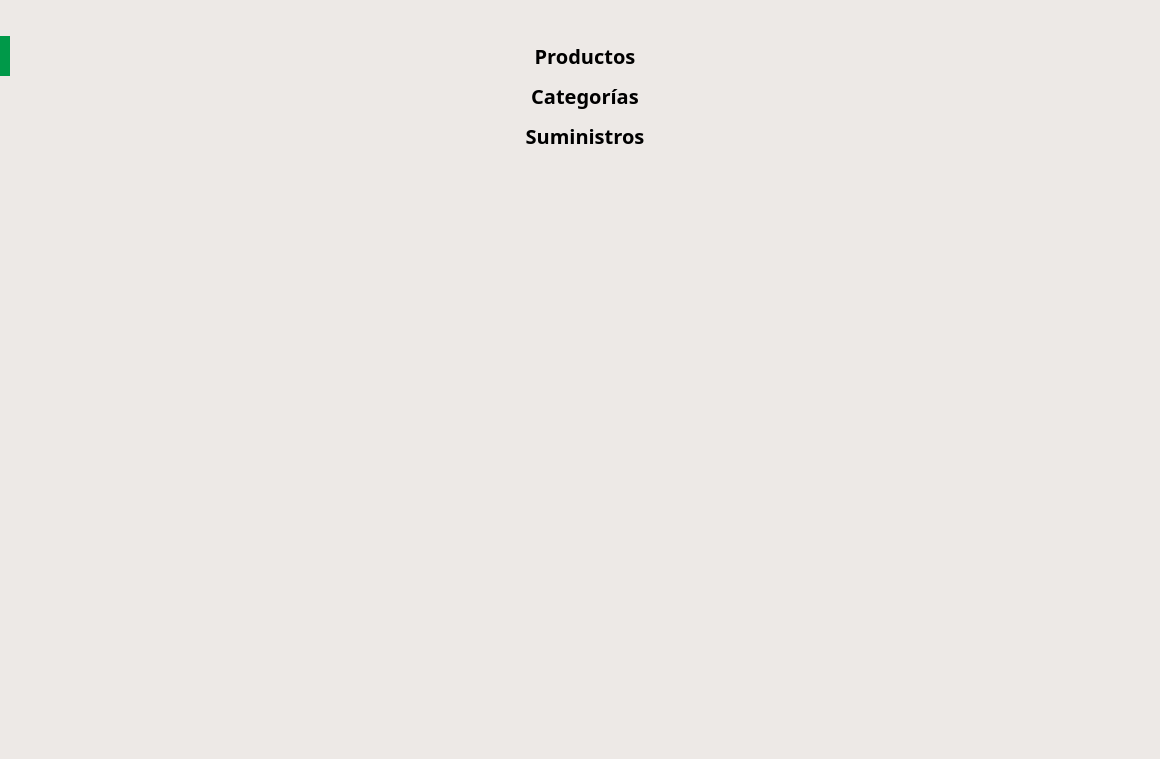
<?xml version="1.0" encoding="UTF-8"?>
<ui version="4.0">
 <class>Inventory</class>
 <widget class="QWidget" name="Inventory">
  <property name="windowModality">
   <enum>Qt::WindowModality::ApplicationModal</enum>
  </property>
  <property name="geometry">
   <rect>
    <x>0</x>
    <y>0</y>
    <width>1160</width>
    <height>759</height>
   </rect>
  </property>
  <property name="minimumSize">
   <size>
    <width>0</width>
    <height>0</height>
   </size>
  </property>
  <property name="baseSize">
   <size>
    <width>0</width>
    <height>0</height>
   </size>
  </property>
  <property name="windowTitle">
   <string>Food Items</string>
  </property>
  <property name="autoFillBackground">
   <bool>false</bool>
  </property>
  <property name="styleSheet">
   <string notr="true">QWidget {
	color: black;
	background-color: rgb(237, 233, 230);
}</string>
  </property>
  <layout class="QGridLayout" name="mainLayout">
   <property name="leftMargin">
    <number>0</number>
   </property>
   <property name="topMargin">
    <number>0</number>
   </property>
   <property name="rightMargin">
    <number>0</number>
   </property>
   <property name="bottomMargin">
    <number>0</number>
   </property>
   <property name="spacing">
    <number>0</number>
   </property>
   <item row="0" column="0">
    <layout class="QVBoxLayout" name="verticalLayout">
     <property name="spacing">
      <number>0</number>
     </property>
     <property name="sizeConstraint">
      <enum>QLayout::SizeConstraint::SetDefaultConstraint</enum>
     </property>
     <property name="topMargin">
      <number>36</number>
     </property>
     <item>
      <widget class="QWidget" name="widget_2" native="true">
       <layout class="QHBoxLayout" name="horizontalLayout_13">
        <property name="spacing">
         <number>0</number>
        </property>
        <property name="leftMargin">
         <number>0</number>
        </property>
        <property name="topMargin">
         <number>0</number>
        </property>
        <property name="rightMargin">
         <number>0</number>
        </property>
        <property name="bottomMargin">
         <number>0</number>
        </property>
        <item>
         <widget class="QWidget" name="productsCatalog_widget" native="true">
          <property name="sizePolicy">
           <sizepolicy hsizetype="Minimum" vsizetype="Minimum">
            <horstretch>0</horstretch>
            <verstretch>0</verstretch>
           </sizepolicy>
          </property>
          <property name="minimumSize">
           <size>
            <width>10</width>
            <height>40</height>
           </size>
          </property>
          <property name="maximumSize">
           <size>
            <width>10</width>
            <height>80</height>
           </size>
          </property>
          <property name="sizeIncrement">
           <size>
            <width>0</width>
            <height>0</height>
           </size>
          </property>
          <property name="styleSheet">
           <string notr="true">background-color: rgb(0, 153, 73);</string>
          </property>
         </widget>
        </item>
        <item>
         <widget class="QPushButton" name="productsCatalog_button">
          <property name="sizePolicy">
           <sizepolicy hsizetype="Preferred" vsizetype="Preferred">
            <horstretch>0</horstretch>
            <verstretch>0</verstretch>
           </sizepolicy>
          </property>
          <property name="font">
           <font>
            <family>Segoe UI Variable</family>
            <pointsize>15</pointsize>
            <bold>true</bold>
           </font>
          </property>
          <property name="styleSheet">
           <string notr="true">QPushButton {
  background-color: transparent;
  border: none;
 color: rgb(0, 0, 0);
  text-align: center;
  padding-left: 20px;
  padding-right: 20px;
}

QPushButton:hover {
  background-color: transparent;     /* Fondo al pasar el mouse */
  color: rgb(255, 255, 255);             /* Color del texto al pasar el mouse */
}

QPushButton:pressed {
  background-color: transparent;     /* Fondo al presionar */
  color: rgb(0, 153, 73);
          /* Color del texto al presionar */
}

QPushButton:disabled {
  background-color: transparent;     /* Fondo deshabilitado */
  color: #7f8c8d;                /* Color del texto deshabilitado */
}

QPushButton:checked {
  background-color: transparent;     /* Fondo cuando está checkable y activado */
  color: rgb(0, 153, 73);
}
</string>
          </property>
          <property name="text">
           <string>Productos</string>
          </property>
          <property name="checkable">
           <bool>true</bool>
          </property>
         </widget>
        </item>
       </layout>
      </widget>
     </item>
     <item>
      <layout class="QHBoxLayout" name="horizontalLayout_14">
       <property name="spacing">
        <number>0</number>
       </property>
       <item>
        <widget class="QWidget" name="categoriesCatalog_widget" native="true">
         <property name="sizePolicy">
          <sizepolicy hsizetype="Minimum" vsizetype="Minimum">
           <horstretch>0</horstretch>
           <verstretch>0</verstretch>
          </sizepolicy>
         </property>
         <property name="minimumSize">
          <size>
           <width>10</width>
           <height>40</height>
          </size>
         </property>
         <property name="maximumSize">
          <size>
           <width>10</width>
           <height>80</height>
          </size>
         </property>
        </widget>
       </item>
       <item>
        <widget class="QPushButton" name="categoriesCatalog_button">
         <property name="font">
          <font>
           <family>Segoe UI Variable</family>
           <pointsize>15</pointsize>
           <bold>true</bold>
          </font>
         </property>
         <property name="layoutDirection">
          <enum>Qt::LayoutDirection::LeftToRight</enum>
         </property>
         <property name="styleSheet">
          <string notr="true">QPushButton {
  background-color: transparent;
  border: none;
 color: rgb(0, 0, 0);
  text-align: center;
  padding-left: 20px;
  padding-right: 20px;
}

QPushButton:hover {
  background-color: transparent;     /* Fondo al pasar el mouse */
  color: rgb(255, 255, 255);             /* Color del texto al pasar el mouse */
}

QPushButton:pressed {
  background-color: transparent;     /* Fondo al presionar */
  color: rgb(0, 153, 73);
          /* Color del texto al presionar */
}

QPushButton:disabled {
  background-color: transparent;     /* Fondo deshabilitado */
  color: #7f8c8d;                /* Color del texto deshabilitado */
}

QPushButton:checked {
  background-color: transparent;     /* Fondo cuando está checkable y activado */
  color: rgb(0, 153, 73);
}
</string>
         </property>
         <property name="text">
          <string>Categorías</string>
         </property>
         <property name="checkable">
          <bool>true</bool>
         </property>
        </widget>
       </item>
      </layout>
     </item>
     <item>
      <layout class="QHBoxLayout" name="horizontalLayout_15">
       <property name="spacing">
        <number>0</number>
       </property>
       <item>
        <widget class="QWidget" name="suppliesCatalog_widget" native="true">
         <property name="sizePolicy">
          <sizepolicy hsizetype="Minimum" vsizetype="Minimum">
           <horstretch>0</horstretch>
           <verstretch>0</verstretch>
          </sizepolicy>
         </property>
         <property name="minimumSize">
          <size>
           <width>10</width>
           <height>40</height>
          </size>
         </property>
         <property name="maximumSize">
          <size>
           <width>10</width>
           <height>40</height>
          </size>
         </property>
        </widget>
       </item>
       <item>
        <widget class="QPushButton" name="suppliesCatalog_button">
         <property name="font">
          <font>
           <family>Segoe UI Variable</family>
           <pointsize>15</pointsize>
           <bold>true</bold>
          </font>
         </property>
         <property name="styleSheet">
          <string notr="true">QPushButton {
  background-color: transparent;
  border: none;
 color: rgb(0, 0, 0);
  text-align: center;
  padding-left: 20px;
  padding-right: 20px;
}

QPushButton:hover {
  background-color: transparent;     /* Fondo al pasar el mouse */
  color: rgb(255, 255, 255);             /* Color del texto al pasar el mouse */
}

QPushButton:pressed {
  background-color: transparent;     /* Fondo al presionar */
  color: rgb(0, 153, 73);
          /* Color del texto al presionar */
}

QPushButton:disabled {
  background-color: transparent;     /* Fondo deshabilitado */
  color: #7f8c8d;                /* Color del texto deshabilitado */
}

QPushButton:checked {
  background-color: transparent;     /* Fondo cuando está checkable y activado */
  color: rgb(0, 153, 73);
}
</string>
         </property>
         <property name="text">
          <string>Suministros</string>
         </property>
         <property name="checkable">
          <bool>true</bool>
         </property>
        </widget>
       </item>
      </layout>
     </item>
     <item>
      <spacer name="verticalSpacer">
       <property name="orientation">
        <enum>Qt::Orientation::Vertical</enum>
       </property>
       <property name="sizeHint" stdset="0">
        <size>
         <width>20</width>
         <height>40</height>
        </size>
       </property>
      </spacer>
     </item>
    </layout>
   </item>
  </layout>
 </widget>
 <resources/>
 <connections/>
</ui>
